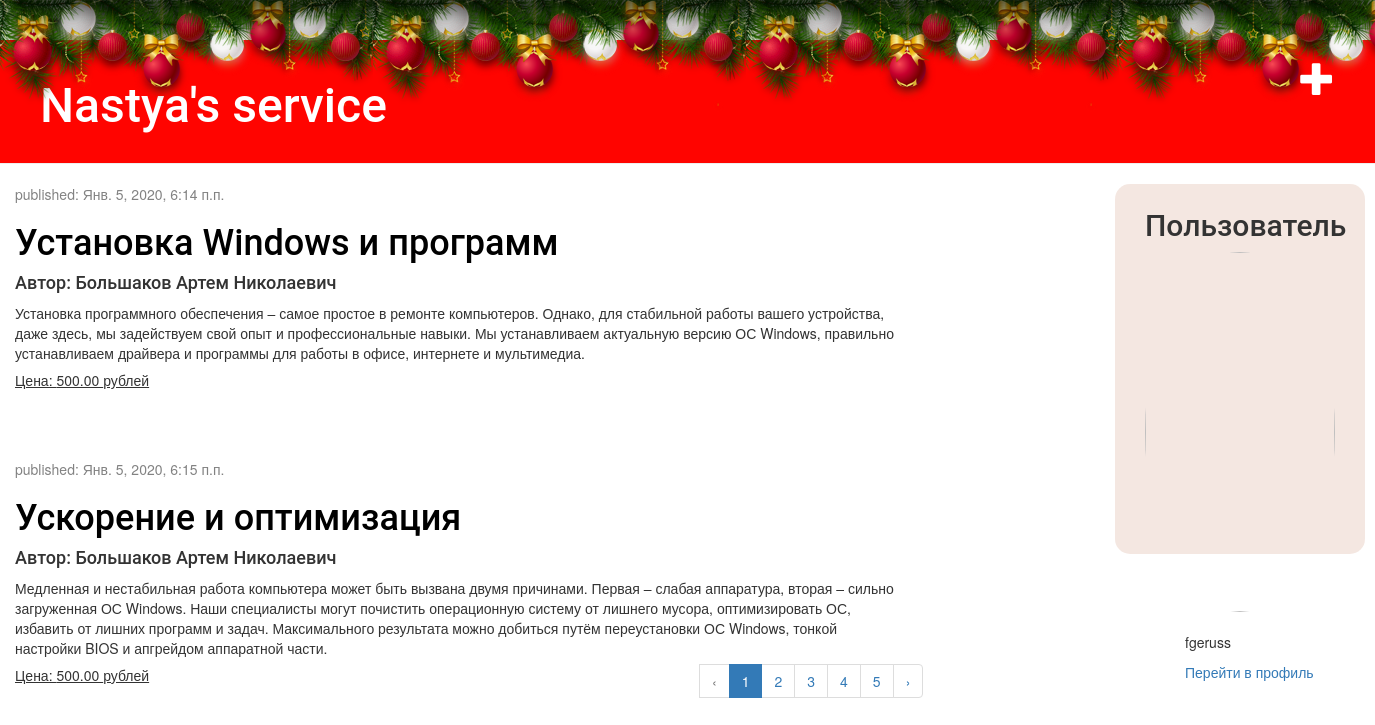
The app's page / (signed in) with its own data.
### dz/models.py (models this page shows, shortened)
class Service(models.Model):
	worker = models.ForeignKey(settings.AUTH_USER_MODEL, on_delete=models.CASCADE)
	author = models.CharField(max_length=100, default='')
	title = models.CharField(max_length=200)
	text = models.TextField()
	price = models.DecimalField(max_digits=15, decimal_places=2, default=0)
	created_date = models.DateTimeField(default=timezone.now())
	published_date = models.DateTimeField(blank=True, null=True)
	image = models.ImageField(upload_to='image', null=True, blank=True)

### dz/views.py (the view)
# urls.py: path('', views.main, name='main'),
def main(request):
	query_list = Service.objects.filter(published_date__lte=timezone.now()).order_by('published_date')
	paginator = Paginator(query_list, 2)
	page = request.GET.get('page')
	try:
		queryset = paginator.page(page)
	except PageNotAnInteger:
		queryset = paginator.page(1)
	except EmptyPage:
		queryset = paginator.page(paginator.num_pages)
	return render(request, 'blog/main.html', {'posts': queryset})

### templates/blog/main.html
{% extends 'blog/base.html' %}
{% block content %}
     {% for post in posts %}
         <div class="post">
             <div class="date">
                 <p>published: {{ post.published_date }}</p>
             </div>
             <h1><a href="{% url 'post_detail' pk=post.pk %}">{{ post.title }}</a> </h1>
             <h4>Автор: {{ post.author }}</h4>
             <p>{{ post.text|linebreaksbr }}</p>
             <h5> Цена: {{ post.price }} рублей</h5>
         </div>
     {% endfor %}
{% endblock %}

### templates/blog/base.html (shortened to what this page needs)
{% load static %}
{% load avatar_tags %}
<html>
    <head>
        <link rel="stylesheet" href="//maxcdn.bootstrapcdn.com/bootstrap/3.2.0/css/bootstrap.min.css">
        <link rel="stylesheet" href="//maxcdn.bootstrapcdn.com/bootstrap/3.2.0/css/bootstrap-theme.min.css">
        <link rel="stylesheet" href="{% static 'css/blog.css' %}">
        <link rel="stylesheet" href="{% static 'css/style.css' %}">
    </head>
    <body>
    <div class="b-page_newyear">
            <div class="b-page__content">
        <i class="b-head-decor">
            <i class="b-head-decor__inner b-head-decor__inner_n1">
              <div class="b-ball b-ball_n1 b-ball_bounce" data-note="0"><div class="b-ball__right"></div><div class="b-ball__i"></div></div>
              <div class="b-ball b-ball_n2 b-ball_bounce" data-note="1"><div class="b-ball__right"></div><div class="b-ball__i"></div></div>
              <div class="b-ball b-ball_n3 b-ball_bounce" data-note="2"><div class="b-ball__right"></div><div class="b-ball__i"></div></div>
              <div class="b-ball b-ball_n4 b-ball_bounce" data-note="3"><div class="b-ball__right"></div><div class="b-ball__i"></div></div>
              <div class="b-ball b-ball_n5 b-ball_bounce" data-note="4"><div class="b-ball__right"></div><div class="b-ball__i"></div></div>
              <div class="b-ball b-ball_n6 b-ball_bounce" data-note="5"><div class="b-ball__right"></div><div class="b-ball__i"></div></div>
              <div class="b-ball b-ball_n7 b-ball_bounce" data-note="6"><div class="b-ball__right"></div><div class="b-ball__i"></div></div>
              <div class="b-ball b-ball_n8 b-ball_bounce" data-note="7"><div class="b-ball__right"></div><div class="b-ball__i"></div></div>
              <div class="b-ball b-ball_n9 b-ball_bounce" data-note="8"><div class="b-ball__right"></div><div class="b-ball__i"></div></div>
              <div class="b-ball b-ball_i1"><div class="b-ball__right"></div><div class="b-ball__i"></div></div>
              <div class="b-ball b-ball_i2"><div class="b-ball__right"></div><div class="b-ball__i"></div></div>
              <div class="b-ball b-ball_i3"><div class="b-ball__right"></div><div class="b-ball__i"></div></div>
              <div class="b-ball b-ball_i4"><div class="b-ball__right"></div><div class="b-ball__i"></div></div>
              <div class="b-ball b-ball_i5"><div class="b-ball__right"></div><div class="b-ball__i"></div></div>
              <div class="b-ball b-ball_i6"><div class="b-ball__right"></div><div class="b-ball__i"></div></div>
            </i>
            <i class="b-head-decor__inner b-head-decor__inner_n2">
              <div class="b-ball b-ball_n1 b-ball_bounce" data-note="9"><div class="b-ball__right"></div><div class="b-ball__i"></div></div>
              <div class="b-ball b-ball_n2 b-ball_bounce" data-note="10"><div class="b-ball__right"></div><div class="b-ball__i"></div></div>
              <div class="b-ball b-ball_n3 b-ball_bounce" data-note="11"><div class="b-ball__right"></div><div class="b-ball__i"></div></div>
              <div class="b-ball b-ball_n4 b-ball_bounce" data-note="12"><div class="b-ball__right"></div><div class="b-ball__i"></div></div>
              <div class="b-ball b-ball_n5 b-ball_bounce" data-note="13"><div class="b-ball__right"></div><div class="b-ball__i"></div></div>
              <div class="b-ball b-ball_n6 b-ball_bounce" data-note="14"><div class="b-ball__right"></div><div class="b-ball__i"></div></div>
              <div class="b-ball b-ball_n7 b-ball_bounce" data-note="15"><div class="b-ball__right"></div><div class="b-ball__i"></div></div>
              <div class="b-ball b-ball_n8 b-ball_bounce" data-note="16"><div class="b-ball__right"></div><div class="b-ball__i"></div></div>
              <div class="b-ball b-ball_n9 b-ball_bounce" data-note="17"><div class="b-ball__right"></div><div class="b-ball__i"></div></div>
              <div class="b-ball b-ball_i1"><div class="b-ball__right"></div><div class="b-ball__i"></div></div>
              <div class="b-ball b-ball_i2"><div class="b-ball__right"></div><div class="b-ball__i"></div></div>
              <div class="b-ball b-ball_i3"><div class="b-ball__right"></div><div class="b-ball__i"></div></div>
              <div class="b-ball b-ball_i4"><div class="b-ball__right"></div><div class="b-ball__i"></div></div>
              <div class="b-ball b-ball_i5"><div class="b-ball__right"></div><div class="b-ball__i"></div></div>
              <div class="b-ball b-ball_i6"><div class="b-ball__right"></div><div class="b-ball__i"></div></div>
            </i>
            <i class="b-head-decor__inner b-head-decor__inner_n3">
              <div class="b-ball b-ball_n1 b-ball_bounce" data-note="18"><div class="b-ball__right"></div><div class="b-ball__i"></div></div>
              <div class="b-ball b-ball_n2 b-ball_bounce" data-note="19"><div class="b-ball__right"></div><div class="b-ball__i"></div></div>
              <div class="b-ball b-ball_n3 b-ball_bounce" data-note="20"><div class="b-ball__right"></div><div class="b-ball__i"></div></div>
              <div class="b-ball b-ball_n4 b-ball_bounce" data-note="21"><div class="b-ball__right"></div><div class="b-ball__i"></div></div>
              <div class="b-ball b-ball_n5 b-ball_bounce" data-note="22"><div class="b-ball__right"></div><div class="b-ball__i"></div></div>
              <div class="b-ball b-ball_n6 b-ball_bounce" data-note="23"><div class="b-ball__right"></div><div class="b-ball__i"></div></div>
              <div class="b-ball b-ball_n7 b-ball_bounce" data-note="24"><div class="b-ball__right"></div><div class="b-ball__i"></div></div>
              <div class="b-ball b-ball_n8 b-ball_bounce" data-note="25"><div class="b-ball__right"></div><div class="b-ball__i"></div></div>
              <div class="b-ball b-ball_n9 b-ball_bounce" data-note="26"><div class="b-ball__right"></div><div class="b-ball__i"></div></div>
              <div class="b-ball b-ball_i1"><div class="b-ball__right"></div><div class="b-ball__i"></div></div>
              <div class="b-ball b-ball_i2"><div class="b-ball__right"></div><div class="b-ball__i"></div></div>
              <div class="b-ball b-ball_i3"><div class="b-ball__right"></div><div class="b-ball__i"></div></div>
              <div class="b-ball b-ball_i4"><div class="b-ball__right"></div><div class="b-ball__i"></div></div>
              <div class="b-ball b-ball_i5"><div class="b-ball__right"></div><div class="b-ball__i"></div></div>
              <div class="b-ball b-ball_i6"><div class="b-ball__right"></div><div class="b-ball__i"></div></div>
            </i>
            <i class="b-head-decor__inner b-head-decor__inner_n4">
              <div class="b-ball b-ball_n1 b-ball_bounce" data-note="27"><div class="b-ball__right"></div><div class="b-ball__i"></div></div>
              <div class="b-ball b-ball_n2 b-ball_bounce" data-note="28"><div class="b-ball__right"></div><div class="b-ball__i"></div></div>
              <div class="b-ball b-ball_n3 b-ball_bounce" data-note="29"><div class="b-ball__right"></div><div class="b-ball__i"></div></div>
              <div class="b-ball b-ball_n4 b-ball_bounce" data-note="30"><div class="b-ball__right"></div><div class="b-ball__i"></div></div>
              <div class="b-ball b-ball_n5 b-ball_bounce" data-note="31"><div class="b-ball__right"></div><div class="b-ball__i"></div></div>
              <div class="b-ball b-ball_n6 b-ball_bounce" data-note="32"><div class="b-ball__right"></div><div class="b-ball__i"></div></div>
              <div class="b-ball b-ball_n7 b-ball_bounce" data-note="33"><div class="b-ball__right"></div><div class="b-ball__i"></div></div>
              <div class="b-ball b-ball_i1"><div class="b-ball__right"></div><div class="b-ball__i"></div></div>
              <div class="b-ball b-ball_i2"><div class="b-ball__right"></div><div class="b-ball__i"></div></div>
              <div class="b-ball b-ball_i3"><div class="b-ball__right"></div><div class="b-ball__i"></div></div>
              <div class="b-ball b-ball_i4"><div class="b-ball__right"></div><div class="b-ball__i"></div></div>
            </i>
        </i>
        </div>
    </div>
        <div class="page-header">
            {% if user.is_authenticated %}
                <a href="{% url 'post_new' %}" class="top-menu"><span class="glyphicon glyphicon-plus"></span></a>
                <h1><a href="/">Nastya's service</a></h1>
            {% else %}
                <a href="{% url 'login' %}" class="top-menu"><span class="glyphicon glyphicon-lock"></span></a>
                <h1><a href="/">Nastya's service</a></h1>
            {% endif %}
        </div>
        <div class="col-md-8">
            {% if user.is_authenticated %}
                <div class="id_username">
                    <h2 >Пользователь</h2>
                    <img src="{% avatar_url user 265%}" class="Avatar_main">
                    <div class="id_1">
                        <br/>
                        <p>{{ user.username }}</p>
                        <a href="{% url 'profile' %}">Перейти в профиль</a>
                    </div>
                </div>
            {% endif %}
            {% block content %}
            {% endblock %}
        </div>
        <div class="ttt">
        <div>
            <nav>
            <ul class="pagination">
        <li>
          {% if posts.has_previous %}
             <li class="previous"> <a href="?page={{ posts.previous_page_number }}">
             <span aria-hidden="true">‹</span></a>
          {% else %}
              <li class="previous disabled"><a>‹</a>
          {% endif %}
        </li>
         {% for page in posts.paginator.page_range %}
            {% if page == posts.number %}
            <li class="pg active"><a class = "page_number" href="?page={{page}}">{{page}}</a>
            {% else %}
            <li class="pg"><a class = "page_number" href="?page={{page}}">{{page}}</a>
            {% endif %}
        {% endfor %}
        <li class="page-item">
          {% if posts.has_next %}
            <li class="previous"> <a href="?page={{ posts.next_page_number }}">›</a></li>
          {% else %}
              <li class="next disabled"><a>›</a>
          {% endif %}
        </li>
      </ul>
    </nav>
  </div>
</div>
    </body>
</html>

### dz/static/css/blog.css (style rules this page uses)
.page-header { background-color: rgb(255, 4, 0); margin-top: 0; padding: 20px 20px 20px 40px; }
.page-header h1, .page-header h1 a, .page-header h1 a:visited, .page-header h1 a:active { color: #ffffff; font-size: 36pt; text-decoration: none; }
h1, h2, h3, h4 { font-family: 'Roboto'; }
h5 { text-decoration: underline; }
.date { color: #828282; }
.top-menu { color: #ffffff; float: right; font-size: 26pt; margin-right: 20px; }
.post { margin-bottom: 70px; }
.post h1 a, .post h1 a:visited { color: #000000; }
.id_username { position: absolute; margin: 0 1100px; padding: 5px 30px; background: rgba(204, 141, 112, 0.21); border-radius: 15px; width: 250px; height: 370px }
img.Avatar_main { width: 100%; border-radius: 50%; }
.ttt { position: absolute; margin: 460px 700px; width: 500px; height: 0; }
.id_1 { position: absolute; margin: 0 40px; }

### dz/static/css/style.css (style rules this page uses)
body { position:relative; z-index:0; margin:0; padding:0 0 1em 0; background-repeat: no-repeat; background-size: cover; background-attachment: fixed; background-position: center top; }
.b-page__content { min-height: 40px; }
.b-head-decor { display:none }
.b-page_newyear .b-head-decor { position:absolute; top:0; left:0; display:block; height:115px; width:100%; overflow:hidden; background:url(balls/b-head-decor_newyear.png) repeat-x 0 0 }
.b-page_newyear .b-head-decor__inner { position:absolute;top:0;left:0;height:115px;display:block;width:373px }
.b-page_newyear .b-head-decor::before { content:'';display:block;position:absolute;top:-115px;left:0;z-index:3;height:115px;display:block;width:100%;box-shadow:0 15px 30px rgba(0,0,0,0.75) }
.b-page_newyear .b-head-decor__inner_n2 { left:373px }
.b-page_newyear .b-head-decor__inner_n3 { left:746px }
.b-page_newyear .b-head-decor__inner_n4 { left:1119px }
.b-ball { position:absolute }
.b-ball_n1 { top:0;left:3px;width:59px;height:83px }
.b-ball_n2 { top:-19px;left:51px;width:55px;height:70px }
.b-ball_n3 { top:9px;left:88px;width:49px;height:67px }
.b-ball_n4 { top:0;left:133px;width:57px;height:102px }
.b-ball_n5 { top:0;left:166px;width:49px;height:57px }
.b-ball_n6 { top:6px;left:200px;width:54px;height:70px }
.b-ball_n7 { top:0;left:240px;width:56px;height:67px }
.b-ball_n8 { top:0;left:283px;width:54px;height:53px }
.b-ball_n9 { top:10px;left:321px;width:49px;height:66px }
.b-ball_n1 .b-ball__i { background:url(balls/b-ball_n1.png) no-repeat }
.b-ball_n2 .b-ball__i { background:url(balls/b-ball_n2.png) no-repeat }
.b-ball_n3 .b-ball__i { background:url(balls/b-ball_n3.png) no-repeat }
.b-ball_n4 .b-ball__i { background:url(balls/b-ball_n4.png) no-repeat }
.b-ball_n5 .b-ball__i { background:url(balls/b-ball_n5.png) no-repeat }
.b-ball_n6 .b-ball__i { background:url(balls/b-ball_n6.png) no-repeat }
.b-ball_n7 .b-ball__i { background:url(balls/b-ball_n7.png) no-repeat }
.b-ball_n8 .b-ball__i { background:url(balls/b-ball_n8.png) no-repeat }
.b-ball_n9 .b-ball__i { background:url(balls/b-ball_n9.png) no-repeat }
.b-ball_i1 .b-ball__i { background:url(balls/b-ball_i1.png) no-repeat }
.b-ball_i2 .b-ball__i { background:url(balls/b-ball_i2.png) no-repeat }
.b-ball_i3 .b-ball__i { background:url(balls/b-ball_i3.png) no-repeat }
.b-ball_i4 .b-ball__i { background:url(balls/b-ball_i4.png) no-repeat }
.b-ball_i5 .b-ball__i { background:url(balls/b-ball_i5.png) no-repeat }
.b-ball_i6 .b-ball__i { background:url(balls/b-ball_i6.png) no-repeat }
.b-ball_i1 { top:0;left:0;width:25px;height:71px }
.b-ball_i2 { top:0;left:25px;width:61px;height:27px }
.b-ball_i3 { top:0;left:176px;width:29px;height:31px }
.b-ball_i4 { top:0;left:205px;width:50px;height:51px }
.b-ball_i5 { top:0;left:289px;width:78px;height:28px }
.b-ball_i6 { top:0;left:367px;width:6px;height:69px }
.b-ball__i { position:absolute; width:100%; height:100%; -webkit-transform-origin:50% 0; -moz-transform-origin:50% 0; -o-transform-origin:50% 0; transform-origin:50% 0; -webkit-transition:all .3s ease-in-out; -moz-transition:all .3s ease-in-out; -o-transition:all .3s ease-in-out; transition:all .3s ease-in-out; pointer-events:none }
.b-ball_bounce .b-ball__right { position:absolute;top:0;right:0;left:50%;bottom:0;z-index:9 }

### records on screen
Service: published_date "Янв. 5, 2020, 6:14 п.п.", title "Установка Windows и программ", author "Большаков Артем Николаевич", text "Установка программного обеспечения – самое простое в ремонте компьютеров. Однако, для стабильной работы вашего устройства, даже здесь, мы задействуем свой опыт и профессиональные навыки. Мы устанавливаем актуальную версию ОС Windows, правильно устанавливаем драйвера и программы для работы в офисе, интернете и мультимедиа.", price "500.00"
Service: published_date "Янв. 5, 2020, 6:15 п.п.", title "Ускорение и оптимизация", author "Большаков Артем Николаевич", text "Медленная и нестабильная работа компьютера может быть вызвана двумя причинами. Первая – слабая аппаратура, вторая – сильно загруженная ОС Windows. Наши специалисты могут почистить операционную систему от лишнего мусора, оптимизировать ОС, избавить от лишних программ и задач. Максимального результата можно добиться путём переустановки ОС Windows, тонкой настройки BIOS и апгрейдом аппаратной части.", price "500.00"

### other values on screen
{{ user.username }} "fgeruss"
{{ page }} "1"
{{ page }} "2" "3" "4" "5"
